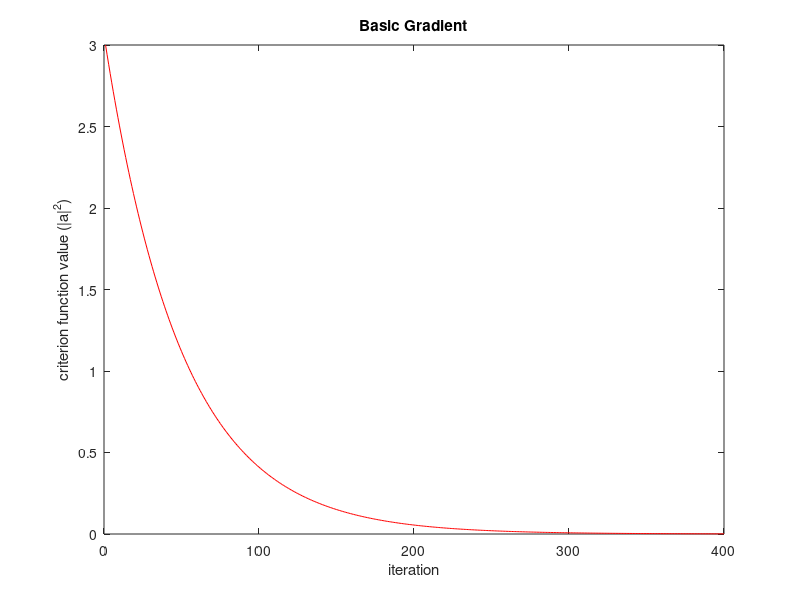

The MATLAB script that drew this image: (Note: this script raises an error after producing the figure.)
W1 = [
    0.1 101
    6.8 7.1
    -3.5 -4.1
    2 2.7
    4.1 2.8
    3.1 5
    -0.8 -1.3
    0.9 1.2
    5 6.4
    3.9 4
    ] ;
% Adding bias components
W1 = [W1, repmat([1] , size(W1,1),1)];

W3 = [
    -3 -2.9
    0.5 8.7
    2.9 2.1
    -0.1 5.2
    -4 2.2
    -1.3 3.7
    -3.4 6.2
    -4.1 3.4
    -5.1 1.6
    1.9 5.1
    ];

% Adding bias components
W3 = [W3, repmat([1] , size(W3,1),1)];
% Negating all samples of the second class
W3 = -W3;

% Basic Gradient Descent
a = [1;1;1] ;
eta = 0.01 ;
iter = 1 ;
error_threshold = 0.00001;
criterion = @(a)(a.'*a) ;
derivative_of_criterion = @(a)(a) ;

figure;
criterion_values(1) = criterion(a) ;
while(abs(eta * criterion(a)) > error_threshold)
    a = a - eta * derivative_of_criterion(a) ;
    iter = iter + 1;
    criterion_values(iter) = criterion(a) ;
    if(iter > 1)
        plot([iter-1,iter] , [criterion_values(iter-1) , criterion_values(iter)] , 'r');
        hold on ;
        drawnow ;
        title('Basic Gradient');
        ylabel('criterion function value (|a|^2)') ;
        xlabel('iteration');    
    end
end

   eta = 0.001 ;
   fprintf('convergence:%d\n' , perceptron(eta , W1 , -W3 , 1) ) ;

ind = 1 ;
etaRange = 0.01 : 0.1 : 10;
for eta = etaRange
   conv(ind) = perceptron(eta , W1 , W3 , 0)  ;
   ind = ind + 1 ;
end
figure;
plot(etaRange , conv) ;


